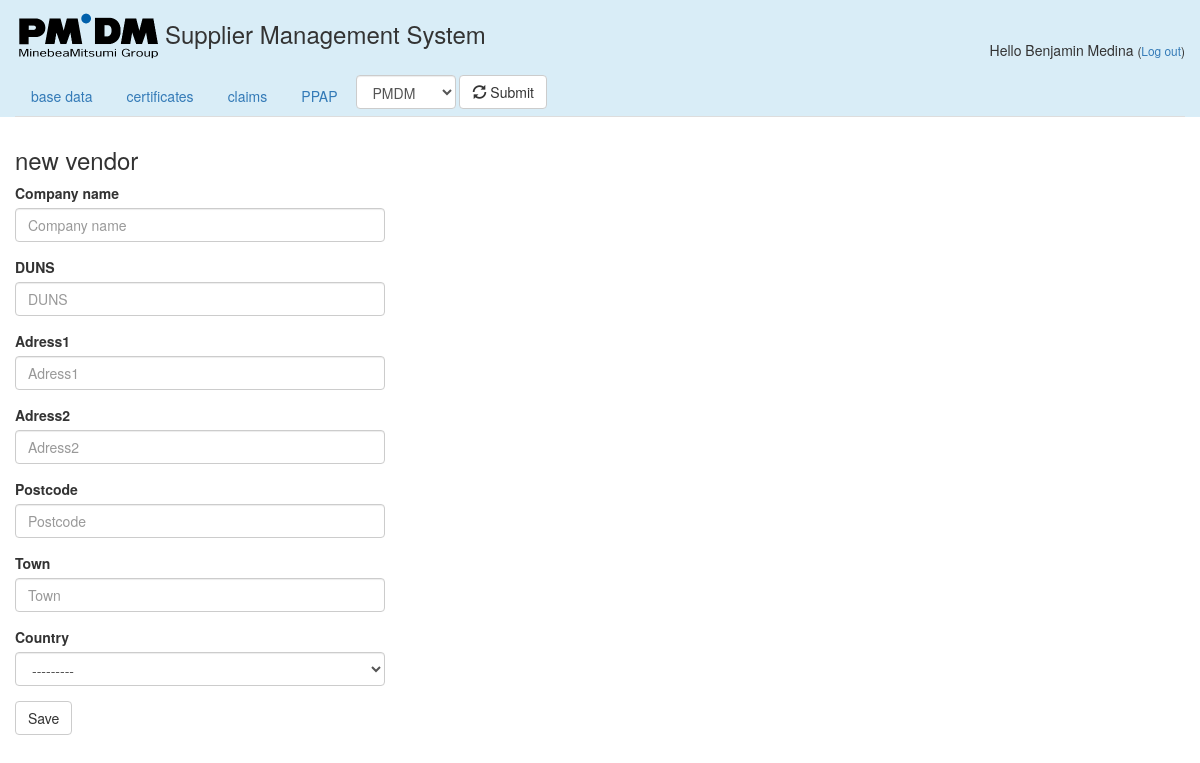
Page /SMS/vendor_new/ (signed in) on the committed database.
### SMS/models.py (models this page shows, shortened)
class UserProfile(models.Model):
    user = models.OneToOneField(User, on_delete=models.CASCADE)
    firstname = models.CharField(max_length=50)
    lastname = models.CharField(max_length=50)
    email = models.EmailField()
    company = models.ForeignKey(Company, on_delete=models.SET_NULL, null = True)
    isAdmin = models.BooleanField(default=False)
    isStaff = models.BooleanField(default=False)
    activation_key = models.CharField(max_length=40, default='1234')
    class Meta:
        ordering = ('user__username',)

class Company(models.Model):
   name =  models.CharField(max_length=200, unique=True, verbose_name='Company name')
   NMB_company = models.BooleanField(default=False)
   customer = models.BooleanField(default = False)
   DUNS = models.CharField(max_length=10, unique=True)
   adress1 = models.CharField(max_length=200)
   adress2 = models.CharField(max_length=200, blank=True)
   postcode = models.CharField(max_length=15)
   town = models.CharField(max_length=200)
   country = CountryField()

### SMS/views.py (the view)
# urls.py: path('vendor_new/', views.vendor_new, name='vendor_new'),
@login_required
def vendor_new(request):
    actual_user_id = request.user
    user_profile = UserProfile.objects.get(user_id=actual_user_id)
    company = Company.objects.get(pk=user_profile.company_id)
    show_company = Company.objects.get(pk=user_profile.company_id).id
    vendors=[(vendor.pk, vendor.name) for vendor in Company.objects.all()]
    if request.method == "POST":
        form = CompanyForm(request.POST)
        if form.is_valid():
            vendor = form.save(commit=False)
            vendor.save()
            return redirect('index')
    else:
        form = CompanyForm()
        return render(request, 'SMS/form.html',{'user_profile':user_profile, 'company':company, 'show_company':show_company, 'vendors':vendors,  'form': form})

### SMS/forms.py
class CompanyForm(forms.ModelForm):
    class Meta:
        model = Company
        fields = ['name', 'DUNS', 'adress1', 'adress2', 'postcode', 'town', 'country']

### SMS/templates/SMS/form.html (shortened to what this page needs)
{% extends 'SMS/base.html' %}
{% block content %}
{% load bootstrap3 %}
{% bootstrap_css %}
<div class="col-md-4">
<h3>
{% if 'vendor_new'  in request.path %}new vendor{% endif %}
 </h3>
    <form method="POST" class="form"  {% if form.is_multipart %}enctype="multipart/form-data"{% endif %} {% if layout != 'vertical' %}class="form-{{ layout }}"{% endif %}>
        {% bootstrap_form form layout='inline' %}
  {% buttons %}
      {% bootstrap_button "Save" name="save" button_type="submit" button_class="btn-default" icon="glyphicon glyphicon-floppy-saved" %}
  {% endbuttons %}
    </form>
</div>
{% endblock %}

### SMS/templates/SMS/base.html (shortened to what this page needs)
{% load staticfiles %}
{% load fontawesome %}
<!DOCTYPE html>
<html lang="en">
    <head>
        {% fontawesome_stylesheet %}
        <link rel="stylesheet" href="{% static 'css/bootstrap.min.css' %}">
        <link rel="stylesheet" href="{% static 'css/SMS.css' %}">
    </head>
 <body>
        <div class="bg-info container-fluid">
            <div class="row">
                <div class="col-md-9">
                    <p class="h_3"><img src="{% static "images/PMDM_klein.png" %}" alt="Logo" height=75/>Supplier Management System</p>
                </div>
                <div class="col-md-3 text-right">
                    &nbsp;<br>
                    {% if user.is_authenticated %}
                        <br>
                        <p class="">Hello {{user_profile.firstname}} {{user_profile.lastname}} <small>(<a href="{% url 'logout' %}">Log out</a>)</small></p>
                     {% else %}
                        <h2><a href="{% url 'login' %}"><span class="glyphicon glyphicon-log-in"></span></a></h2>
                    {% endif %}
                </div>
            </div>
            <div class="row">
                <div class="col-md-12">
                    <ul class="nav nav-tabs">
                       <li role="presentation" {% if request.path == '/SMS/' %}class="active"{% endif %}><a href="{% url 'index' %}">base data</a></li>
                       <li role="presentation" {% if '/SMS/certs/'  in request.path %}class="active"{% endif %}><a href="{% url 'index' %}">certificates</a></li>
                       <li role="presentation" {% if '/SMS/claims/' in request.path %}class="active"{% endif %}><a href="{% url 'claims' company.pk %}">claims</a></li>
                       <li role="presentation" {% if '/SMS/ppaps/'  in request.path %}class="active"{% endif %}><a href="{% url 'index' %}">PPAP</a></li>
                   {% if user_profile.isStaff == True %}
                   <form class="form-inline" action="{% url 'index' %}" method="post">
                   <select id = "vendor_choice" name = "vendor_choice" class="form-control">
                   {% for vendor_nr, vendor in vendors %}
                   <option value="{{ vendor_nr }}" {% if vendor_nr == company.pk %}selected{% endif %}>{{ vendor }}</option>
                   {% endfor %}
                   </select>
                   <button type="submit" class="btn btn-default"> <span class="glyphicon glyphicon-refresh" aria-hidden="true"></span> Submit</button>
                   </form>
                   {% endif %}
                   </ul>
                </div>
            </div>
        </div>
        <div class="container-fluid">
            <div class="row">
            </div>
        </div>
{% block content %}
{% endblock %}
    </body>
</html>

### SMS/static/css/SMS.css (style rules this page uses)
.h_3 { margin-top: 0px; margin-bottom: 0px; font-size: 24px; font-family: inherit; font-weight:500; line-height: 1.1; color: inherit; }

### rows in the picture
UserProfile: firstname "Benjamin", lastname "Medina"
Company: vendor_choice "PMDM"
